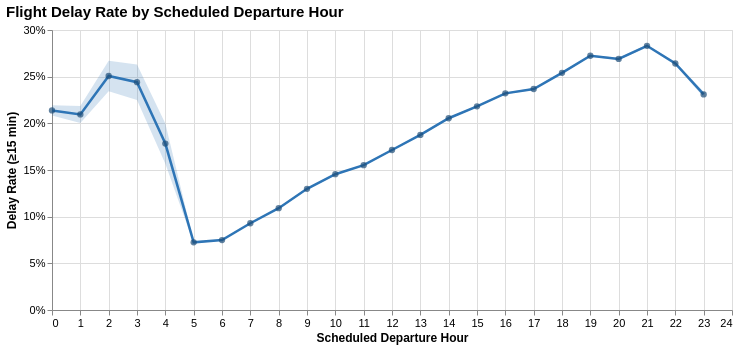

Source (notebook cell):
### Markdown cell above
### 1.2 Delay Rate by Hour of Day  *(Altair)*
**Chart type:** Altair line chart with confidence band  
**Why this chart:** A line chart is a good choice for a continuous time x.

### Code cell
# ── Aggregate: mean delay rate + std error by hour ─────────────────────────
hour_agg = (
    df.groupby('HOUR_OF_DAY')['IS_DELAYED']
    .agg(delay_rate='mean', count='count')
    .reset_index()
)

# ± 1 std dev band — stays visible even at high sample sizes
hour_agg['se']    = np.sqrt(hour_agg['delay_rate'] * (1 - hour_agg['delay_rate']) / hour_agg['count'])
hour_agg['ci_lo'] = (hour_agg['delay_rate'] - hour_agg['se']).clip(0, 1)   # ±1 SD instead of 1.96
hour_agg['ci_hi'] = (hour_agg['delay_rate'] + hour_agg['se']).clip(0, 1)

# ── Hover selection — this is what makes tooltips work on line charts ───────
# Think of it like a magnet: it snaps the tooltip to the nearest data point
# as your cursor moves across the chart
hover = alt.selection_point(
    on='mouseover',
    nearest=True,
    fields=['HOUR_OF_DAY'],
    empty=False
)

base = alt.Chart(hour_agg).encode(
    x=alt.X('HOUR_OF_DAY:Q',
             axis=alt.Axis(title='Scheduled Departure Hour', tickCount=24)),
)

band = base.mark_area(opacity=0.2, color='#2E75B6').encode(
    y=alt.Y('ci_lo:Q', axis=alt.Axis(format='%', title='Delay Rate (≥15 min)')),
    y2='ci_hi:Q'
)

line = base.mark_line(color='#2E75B6', strokeWidth=2.5).encode(
    y=alt.Y('delay_rate:Q', axis=alt.Axis(format='%')),
)

points = base.mark_circle(color='#1F4E79', size=40).encode(
    y='delay_rate:Q'
)

# ── Transparent hover layer — invisible but captures mouse events ───────────
tooltip_layer = base.mark_point(opacity=0, size=200).encode(
    y=alt.Y('delay_rate:Q'),
    tooltip=[
        alt.Tooltip('HOUR_OF_DAY:Q', title='Hour'),
        alt.Tooltip('delay_rate:Q',  title='Delay Rate', format='.1%'),
        alt.Tooltip('count:Q',       title='Flights',    format=','),
    ]
).add_params(hover)

chart_hour = (
    (band + line + points + tooltip_layer)
    .properties(
        title='Flight Delay Rate by Scheduled Departure Hour',
        width=680, height=280
    )
    .configure_title(fontSize=15, anchor='start')
    .configure_axis(labelFontSize=11, titleFontSize=12)
)

chart_hour

### Figure 1 — Vega-Lite specification as saved in the notebook (floating-point values rounded to 4 significant figures)
{"config": {"view": {"continuousWidth": 300, "continuousHeight": 300}, "axis": {"labelFontSize": 11, "titleFontSize": 12}, "title": {"anchor": "start", "fontSize": 15}}, "layer": [{"mark": {"type": "area", "color": "#2E75B6", "opacity": 0.2}, "encoding": {"x": {"axis": {"tickCount": 24, "title": "Scheduled Departure Hour"}, "field": "HOUR_OF_DAY", "type": "quantitative"}, "y": {"axis": {"format": "%", "title": "Delay Rate (≥15 min)"}, "field": "ci_lo", "type": "quantitative"}, "y2": {"field": "ci_hi"}}}, {"mark": {"type": "line", "color": "#2E75B6", "strokeWidth": 2.5}, "encoding": {"x": {"axis": {"tickCount": 24, "title": "Scheduled Departure Hour"}, "field": "HOUR_OF_DAY", "type": "quantitative"}, "y": {"axis": {"format": "%"}, "field": "delay_rate", "type": "quantitative"}}}, {"mark": {"type": "circle", "color": "#1F4E79", "size": 40}, "encoding": {"x": {"axis": {"tickCount": 24, "title": "Scheduled Departure Hour"}, "field": "HOUR_OF_DAY", "type": "quantitative"}, "y": {"field": "delay_rate", "type": "quantitative"}}}, {"mark": {"type": "point", "opacity": 0, "size": 200}, "encoding": {"tooltip": [{"field": "HOUR_OF_DAY", "title": "Hour", "type": "quantitative"}, {"field": "delay_rate", "format": ".1%", "title": "Delay Rate", "type": "quantitative"}, {"field": "count", "format": ",", "title": "Flights", "type": "quantitative"}], "x": {"axis": {"tickCount": 24, "title": "Scheduled Departure Hour"}, "field": "HOUR_OF_DAY", "type": "quantitative"}, "y": {"field": "delay_rate", "type": "quantitative"}}, "name": "view_4"}], "data": {"name": "data-bf65b1b8a577756f80f8058ec436d1ae"}, "height": 280, "params": [{"name": "param_4", "select": {"type": "point", "fields": ["HOUR_OF_DAY"], "nearest": true, "on": "mouseover"}, "views": ["view_4"]}], "title": "Flight Delay Rate by Scheduled Departure Hour", "width": 680, "$schema": "https://vega.github.io/schema/vega-lite/v5.20.1.json", "datasets": {"data-bf65b1b8a577756f80f8058ec436d1ae": [{"HOUR_OF_DAY": 0, "delay_rate": 0.2139, "count": 5555, "se": 0.005501, "ci_lo": 0.2084, "ci_hi": 0.2194}, {"HOUR_OF_DAY": 1, "delay_rate": 0.2096, "count": 2009, "se": 0.00908, "ci_lo": 0.2005, "ci_hi": 0.2186}, {"HOUR_OF_DAY": 2, "delay_rate": 0.2507, "count": 710, "se": 0.01627, "ci_lo": 0.2344, "ci_hi": 0.267}, {"HOUR_OF_DAY": 3, "delay_rate": 0.2441, "count": 508, "se": 0.01906, "ci_lo": 0.225, "ci_hi": 0.2632}, {"HOUR_OF_DAY": 4, "delay_rate": 0.1783, "count": 314, "se": 0.0216, "ci_lo": 0.1567, "ci_hi": 0.1999}, {"HOUR_OF_DAY": 5, "delay_rate": 0.07253, "count": 62417, "se": 0.001038, "ci_lo": 0.07149, "ci_hi": 0.07357}, {"HOUR_OF_DAY": 6, "delay_rate": 0.07493, "count": 205222, "se": 0.0005812, "ci_lo": 0.07435, "ci_hi": 0.07551}, {"HOUR_OF_DAY": 7, "delay_rate": 0.09297, "count": 198930, "se": 0.0006511, "ci_lo": 0.09232, "ci_hi": 0.09362}, {"HOUR_OF_DAY": 8, "delay_rate": 0.1091, "count": 202183, "se": 0.0006933, "ci_lo": 0.1084, "ci_hi": 0.1098}, {"HOUR_OF_DAY": 9, "delay_rate": 0.1298, "count": 173488, "se": 0.000807, "ci_lo": 0.129, "ci_hi": 0.1306}, {"HOUR_OF_DAY": 10, "delay_rate": 0.1455, "count": 187217, "se": 0.0008149, "ci_lo": 0.1447, "ci_hi": 0.1463}, {"HOUR_OF_DAY": 11, "delay_rate": 0.1552, "count": 185986, "se": 0.0008396, "ci_lo": 0.1544, "ci_hi": 0.156}, {"HOUR_OF_DAY": 12, "delay_rate": 0.1714, "count": 179627, "se": 0.0008892, "ci_lo": 0.1705, "ci_hi": 0.1723}, {"HOUR_OF_DAY": 13, "delay_rate": 0.1876, "count": 176661, "se": 0.0009288, "ci_lo": 0.1867, "ci_hi": 0.1885}, {"HOUR_OF_DAY": 14, "delay_rate": 0.2055, "count": 173469, "se": 0.0009701, "ci_lo": 0.2045, "ci_hi": 0.2064}, {"HOUR_OF_DAY": 15, "delay_rate": 0.2182, "count": 174631, "se": 0.0009883, "ci_lo": 0.2172, "ci_hi": 0.2192}, {"HOUR_OF_DAY": 16, "delay_rate": 0.2321, "count": 168818, "se": 0.001028, "ci_lo": 0.2311, "ci_hi": 0.2332}, {"HOUR_OF_DAY": 17, "delay_rate": 0.2368, "count": 184003, "se": 0.000991, "ci_lo": 0.2358, "ci_hi": 0.2377}, {"HOUR_OF_DAY": 18, "delay_rate": 0.2541, "count": 174325, "se": 0.001043, "ci_lo": 0.2531, "ci_hi": 0.2552}, {"HOUR_OF_DAY": 19, "delay_rate": 0.2724, "count": 154128, "se": 0.001134, "ci_lo": 0.2713, "ci_hi": 0.2735}, {"HOUR_OF_DAY": 20, "delay_rate": 0.269, "count": 132788, "se": 0.001217, "ci_lo": 0.2678, "ci_hi": 0.2702}, {"HOUR_OF_DAY": 21, "delay_rate": 0.2831, "count": 89662, "se": 0.001504, "ci_lo": 0.2816, "ci_hi": 0.2846}, {"HOUR_OF_DAY": 22, "delay_rate": 0.2641, "count": 68232, "se": 0.001688, "ci_lo": 0.2624, "ci_hi": 0.2658}, {"HOUR_OF_DAY": 23, "delay_rate": 0.2309, "count": 21473, "se": 0.002876, "ci_lo": 0.2281, "ci_hi": 0.2338}]}}
